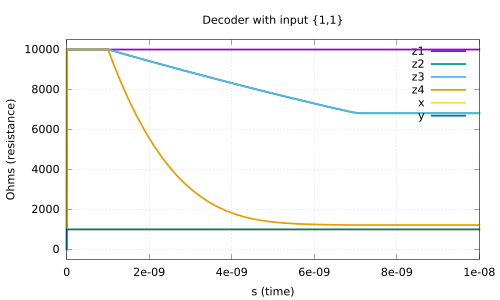

This chart was generated by the following gnuplot code:
#set terminal X11 noenhanced
set title "Decoder with input {1,1}"
set xlabel "s (time)"
set ylabel "Ohms (resistance)"
set grid
unset logscale x 
set xrange [0.000000e+00:1.000000e-08]
unset logscale y 
set yrange [-5.000000e+02:1.050000e+04]
#set xtics 1
#set x2tics 1
#set ytics 1
#set y2tics 1
set format y "%g"
set format x "%g"
plot '../ppt/dec11.data' using 1:2 with lines lw 5 title "z1",\
'../ppt/dec11.data' using 3:4 with lines lw 5 title "z2",\
'../ppt/dec11.data' using 5:6 with lines lw 5 title "z3",\
'../ppt/dec11.data' using 7:8 with lines lw 5 title "z4",\
'../ppt/dec11.data' using 9:10 with lines lw 5 title "x",\
'../ppt/dec11.data' using 11:12 with lines lw 5 title "y"
set terminal push
set terminal pdf
set out '../ppt/dec11.pdf'
replot
